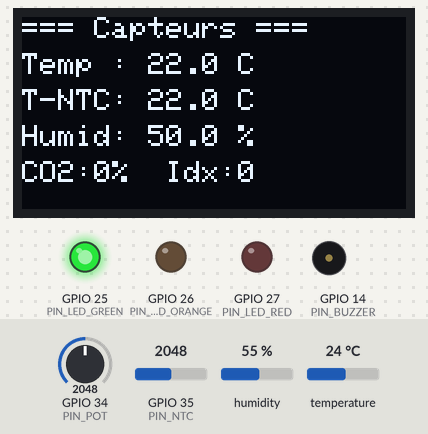
Bench run of a sketch on a simulated ESP32. Parts: 128×64 one-colour display, output pins drawn as LEDs (lit = HIGH), buzzer (waves = sounding, pin HIGH). Inputs (shaded band) come from the test bench; at power-on: humidity 55 %, GPIO 34 (PIN_POT) = 2048, GPIO 35 (PIN_NTC) = 2048, temperature 24 °C. WiFi joins after 1.5 s; servers stay silent unless stated; what the sketch prints to the serial monitor is not drawn.

Above: at 2.6 s.
2.7 s: humidity set to 31 %
At 6.6 s:
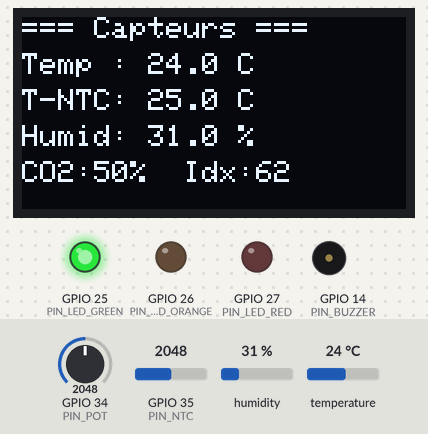
7.5 s: humidity set to 28 %
At 10.1 s:
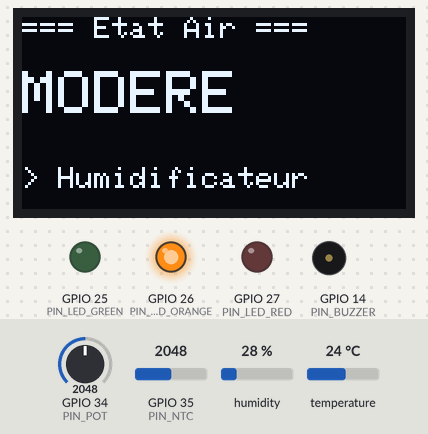
13.5 s: GPIO 34 (PIN_POT) set to 2866
At 15.9 s:
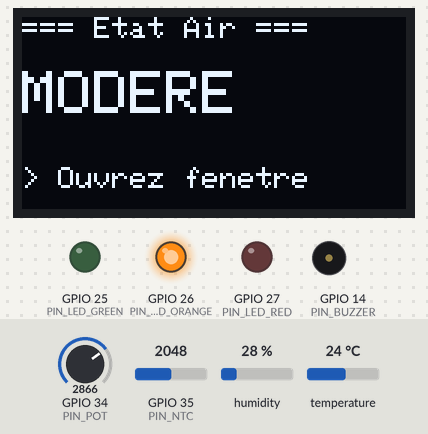
19.5 s: GPIO 35 (PIN_NTC) set to 3253
At 25.1 s:
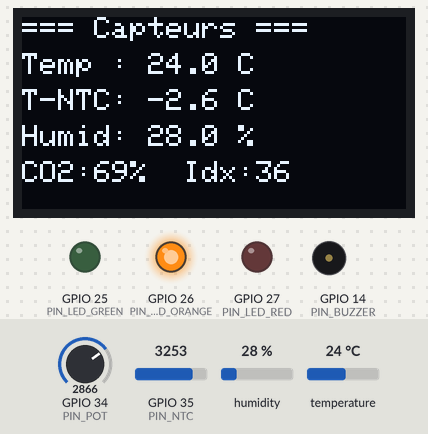
25.5 s: GPIO 35 (PIN_NTC) set to 3330
At 27.4 s:
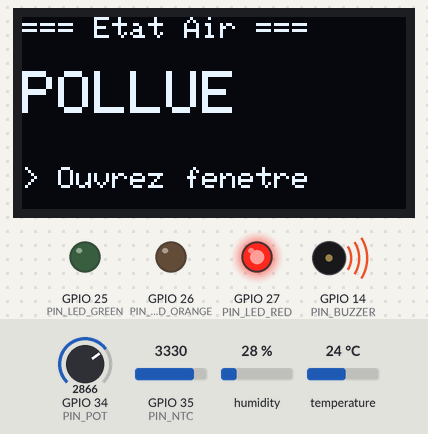
28.5 s: temperature set to 24.4 °C
31.3 s: temperature set to 25.5 °C
At 32.0 s:
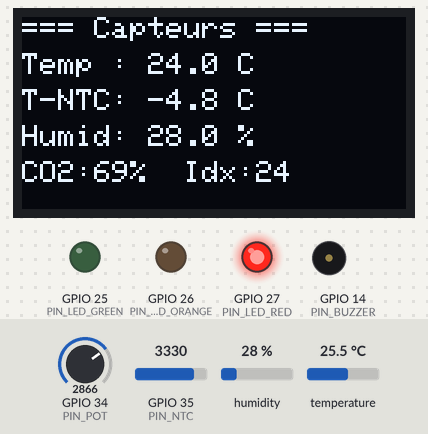
Timing chart, 0 to 34.3 s (numbered marks = the images above; inputs shaded):
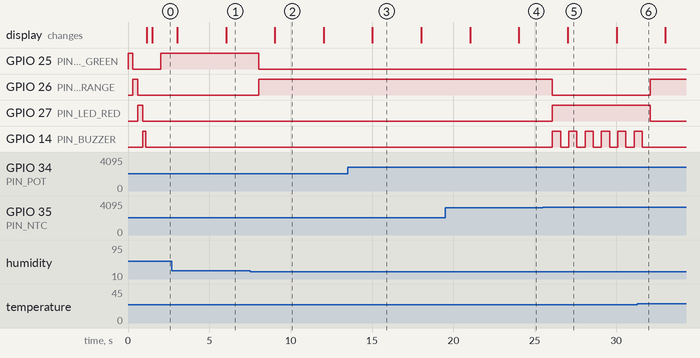

The sketch:

sketch.ino
```cpp
/* =====================================================================
   PROJET 5 - Surveillance de qualite de l'air interieur
   ESP32 DevKit C v4 + Wokwi + Blynk (Wi-Fi simule Wokwi-GUEST)
   Capteurs : DHT22, Potentiometre (CO2 simule), NTC (T secondaire)
   Sorties  : OLED SSD1306, 3 LEDs (vert/orange/rouge), Buzzer
   ===================================================================== */

// ---- Blynk (doit etre AVANT les includes Blynk) ----
// IMPORTANT : remplacez par vos propres identifiants Blynk.
#define BLYNK_TEMPLATE_ID   "YOUR_TEMPLATE_ID"
#define BLYNK_TEMPLATE_NAME "YOUR_TEMPLATE_NAME"
#define BLYNK_AUTH_TOKEN    "YOUR_BLYNK_AUTH_TOKEN"
#define BLYNK_PRINT Serial

#include <WiFi.h>
#include <BlynkSimpleEsp32.h>
#include <DHT.h>
#include <Adafruit_SSD1306.h>
#include <Adafruit_GFX.h>
#include <Wire.h>
#include <math.h>

// ============================================================
// PIN DEFINITIONS (conformes au cahier de charge)
// ============================================================
#define PIN_DHT         4
#define PIN_POT         34
#define PIN_NTC         35
#define PIN_LED_GREEN   25   // air sain
#define PIN_LED_ORANGE  26   // qualite moderee
#define PIN_LED_RED     27   // air pollue
#define PIN_BUZZER      14   // alerte critique

#define DHT_TYPE DHT22
DHT dht(PIN_DHT, DHT_TYPE);

#define SCREEN_WIDTH  128
#define SCREEN_HEIGHT  64
Adafruit_SSD1306 display(SCREEN_WIDTH, SCREEN_HEIGHT, &Wire, -1);

// ---- Wi-Fi simule Wokwi ----
char ssid[] = "Wokwi-GUEST";
char pass[] = "";

// ---- NTC ----
const float NTC_BETA = 3950.0;   // coefficient Beta du thermistor Wokwi

// ---- Variables d'etat ----
float temperature  = 22.0;   // T DHT22 (principale)
float tempNTC      = 22.0;   // T NTC   (secondaire)
float humidity     = 50.0;
int   co2Index     = 0;      // 0-100 (potentiometre)
float globalIndex  = 0;      // indice global pondere
int   airQuality   = 0;      // 0=sain 1=modere 2=pollue
int   lastAirQuality = 0;

// ---- Timers (millis, jamais delay dans loop) ----
unsigned long lastSensorRead   = 0;
unsigned long lastScreenSwitch = 0;
unsigned long lastBuzzerToggle = 0;
unsigned long lastBlynkSend    = 0;
unsigned long pollueStartTime  = 0;   // instant d'entree en etat pollue
bool          pollueNotified30 = false;

int  currentScreen = 0;
int  lastScreen    = -1;
bool buzzerState   = false;

// ---- Compteur de temps par etat (Extension : temps/jour) ----
unsigned long stateSeconds[3] = {0, 0, 0};

/* -------------------------------------------------------------
   setup : initialise capteurs, OLED, broches et Wi-Fi/Blynk.
   La connexion Blynk est NON bloquante : la boucle tourne meme
   si le serveur Blynk est lent ou injoignable.
   params : aucun | retour : void
   ------------------------------------------------------------- */
void setup() {
  Serial.begin(115200);
  Serial.println("=== SETUP START ===");

  pinMode(PIN_LED_GREEN,  OUTPUT);
  pinMode(PIN_LED_ORANGE, OUTPUT);
  pinMode(PIN_LED_RED,    OUTPUT);
  pinMode(PIN_BUZZER,     OUTPUT);

  // Test rapide des sorties (delay autorise UNIQUEMENT dans setup)
  digitalWrite(PIN_LED_GREEN, HIGH);  delay(300); digitalWrite(PIN_LED_GREEN, LOW);
  digitalWrite(PIN_LED_ORANGE, HIGH); delay(300); digitalWrite(PIN_LED_ORANGE, LOW);
  digitalWrite(PIN_LED_RED, HIGH);    delay(300); digitalWrite(PIN_LED_RED, LOW);
  digitalWrite(PIN_BUZZER, HIGH);     delay(200); digitalWrite(PIN_BUZZER, LOW);

  dht.begin();

  Wire.begin(21, 22);
  if (!display.begin(SSD1306_SWITCHCAPVCC, 0x3C)) {
    Serial.println("OLED not found!");
    while (true);
  }
  display.clearDisplay();
  display.setTextSize(1);
  display.setTextColor(SSD1306_WHITE);
  display.setCursor(10, 20); display.println("Air Quality Monitor");
  display.setCursor(30, 40); display.println("Demarrage...");
  display.display();

  // Connexion Wi-Fi + Blynk NON bloquante
  WiFi.begin(ssid, pass);
  Blynk.config(BLYNK_AUTH_TOKEN);
  Blynk.connect(5000);   // 5s max puis on continue quoi qu'il arrive

  Serial.println("=== SETUP DONE ===");
}

/* -------------------------------------------------------------
   readNTC : lit le thermistor NTC et convertit en degres C.
   params : aucun | retour : float (temperature en C)
   ------------------------------------------------------------- */
float readNTC() {
  int raw = analogRead(PIN_NTC);
  if (raw <= 0)    raw = 1;       // protection division
  if (raw >= 4095) raw = 4094;
  float celsius = 1.0 / (log(1.0 / (4095.0 / raw - 1.0)) / NTC_BETA
                  + 1.0 / 298.15) - 273.15;
  return celsius;
}

/* -------------------------------------------------------------
   readSensors : lit DHT22, NTC et potentiometre (CO2 simule).
   Gere les valeurs invalides (NaN) du DHT22.
   params : aucun | retour : void
   ------------------------------------------------------------- */
void readSensors() {
  float t = dht.readTemperature();
  float h = dht.readHumidity();
  if (!isnan(t)) temperature = t;     // garde derniere valeur valide
  if (!isnan(h)) humidity    = h;

  tempNTC = readNTC();

  int rawPot = analogRead(PIN_POT);
  co2Index = map(rawPot, 0, 4095, 0, 100);

  Serial.printf("T:%.1f T_NTC:%.1f H:%.1f CO2:%d Idx:%.0f Etat:%d\n",
                temperature, tempNTC, humidity, co2Index, globalIndex, airQuality);
}

/* -------------------------------------------------------------
   calculateIndex : calcule l'indice global pondere
   T(30%) + HR(30%) + CO2(40%) et determine l'etat (0/1/2).
   La temperature utilisee = moyenne DHT22 + NTC (capteur secondaire).
   params : aucun | retour : void
   ------------------------------------------------------------- */
void calculateIndex() {
  float tMoy = (temperature + tempNTC) / 2.0;   // utilisation du NTC

  float tScore;
  if (tMoy < 10 || tMoy > 35)       tScore = 0;
  else if (tMoy < 16 || tMoy > 28)  tScore = 40;
  else if (tMoy < 18 || tMoy > 24)  tScore = 70;
  else                              tScore = 100;

  float hScore;
  if (humidity < 20 || humidity > 80)      hScore = 0;
  else if (humidity < 30 || humidity > 70) hScore = 40;
  else if (humidity < 40 || humidity > 60) hScore = 70;
  else                                     hScore = 100;

  float co2Score = 100 - co2Index;

  globalIndex = (tScore * 0.30) + (hScore * 0.30) + (co2Score * 0.40);
  globalIndex = constrain(globalIndex, 0, 100);

  if (globalIndex >= 60)      airQuality = 0;   // sain
  else if (globalIndex >= 30) airQuality = 1;   // modere
  else                        airQuality = 2;   // pollue
}

/* -------------------------------------------------------------
   updateLEDs : allume la LED correspondant a l'etat courant.
   params : aucun | retour : void
   ------------------------------------------------------------- */
void updateLEDs() {
  digitalWrite(PIN_LED_GREEN,  airQuality == 0);
  digitalWrite(PIN_LED_ORANGE, airQuality == 1);
  digitalWrite(PIN_LED_RED,    airQuality == 2);
}

/* -------------------------------------------------------------
   updateBuzzer : fait sonner le buzzer (intermittent) seulement
   en etat critique (pollue) ; silencieux sinon.
   params : aucun | retour : void
   ------------------------------------------------------------- */
void updateBuzzer() {
  if (airQuality == 2) {
    if (millis() - lastBuzzerToggle >= 500) {
      buzzerState = !buzzerState;
      digitalWrite(PIN_BUZZER, buzzerState);
      lastBuzzerToggle = millis();
    }
  } else {
    digitalWrite(PIN_BUZZER, LOW);
    buzzerState = false;
  }
}

/* -------------------------------------------------------------
   getAdvice : retourne un conseil contextuel (Extension).
   params : aucun | retour : const char* (texte conseil)
   ------------------------------------------------------------- */
const char* getAdvice() {
  if (co2Index > 60) return "Ouvrez fenetre";
  if (humidity < 30) return "Humidificateur";
  if (humidity > 70) return "Trop humide";
  return "Air confortable";
}

/* -------------------------------------------------------------
   showScreen1 : ecran OLED des valeurs brutes
   ------------------------------------------------------------- */
void showScreen1() {
  display.clearDisplay();
  display.setTextSize(1);
  display.setCursor(0, 0);  display.println("=== Capteurs ===");
  display.setCursor(0, 12); display.printf("Temp : %.1f C", temperature);
  display.setCursor(0, 24); display.printf("T-NTC: %.1f C", tempNTC);
  display.setCursor(0, 36); display.printf("Humid: %.1f %%", humidity);
  display.setCursor(0, 48); display.printf("CO2:%d%%  Idx:%.0f", co2Index, globalIndex);
  display.display();
}

/* -------------------------------------------------------------
   showScreen2 : ecran OLED de l'etat global + conseil contextuel
   ------------------------------------------------------------- */
void showScreen2() {
  display.clearDisplay();
  display.setTextSize(1);
  display.setCursor(0, 0); display.println("=== Etat Air ===");
  display.setTextSize(2);
  display.setCursor(0, 18);
  if      (airQuality == 0) display.println("SAIN");
  else if (airQuality == 1) display.println("MODERE");
  else                      display.println("POLLUE");
  display.setTextSize(1);
  display.setCursor(0, 50); display.print("> "); display.println(getAdvice());
  display.display();
}

/* -------------------------------------------------------------
   updateDisplay : alterne les 2 ecrans OLED toutes les 3 secondes.
   params : aucun | retour : void
   ------------------------------------------------------------- */
void updateDisplay() {
  if (millis() - lastScreenSwitch >= 3000) {
    currentScreen = !currentScreen;
    lastScreenSwitch = millis();
    lastScreen = -1;
  }
  if (currentScreen != lastScreen) {
    if (currentScreen == 0) showScreen1();
    else                    showScreen2();
    lastScreen = currentScreen;
  }
}

/* -------------------------------------------------------------
   sendToBlynk : envoie les mesures vers Blynk (V0-V4).
   V0=Temp V1=Humid V2=CO2 V3=IndiceGlobal V4=LED couleur d'etat
   params : aucun | retour : void
   ------------------------------------------------------------- */
void sendToBlynk() {
  if (!Blynk.connected()) return;   // gestion Wi-Fi / serveur perdu

  Blynk.virtualWrite(V0, temperature);
  Blynk.virtualWrite(V1, humidity);
  Blynk.virtualWrite(V2, co2Index);
  Blynk.virtualWrite(V3, globalIndex);

  const char* color = (airQuality == 0) ? "#23C48E"     // vert
                    : (airQuality == 1) ? "#ED9D00"     // orange
                                        : "#D3435C";    // rouge
  Blynk.setProperty(V4, "color", color);
  Blynk.virtualWrite(V4, 255);
}

/* -------------------------------------------------------------
   handleNotifications : alertes Blynk a l'entree en etat pollue,
   2eme alerte si pollue depuis plus de 30 minutes.
   params : aucun | retour : void
   ------------------------------------------------------------- */
void handleNotifications() {
  if (airQuality == 2 && lastAirQuality != 2) {
    pollueStartTime  = millis();
    pollueNotified30 = false;
    Blynk.logEvent("air_pollue", "Alerte : air interieur POLLUE !");
  }
  if (airQuality == 2 && !pollueNotified30 &&
      (millis() - pollueStartTime >= 30UL * 60UL * 1000UL)) {
    Blynk.logEvent("air_pollue", "Air pollue depuis plus de 30 minutes !");
    pollueNotified30 = true;
  }
  lastAirQuality = airQuality;
}

/* -------------------------------------------------------------
   loop : boucle principale non bloquante (millis, jamais delay).
   ------------------------------------------------------------- */
void loop() {
  Blynk.run();

  if (millis() - lastSensorRead >= 2000) {
    readSensors();
    calculateIndex();
    updateLEDs();
    handleNotifications();
    stateSeconds[airQuality] += 2;            // ~2s par cycle (Extension)
    lastSensorRead = millis();
  }

  if (millis() - lastBlynkSend >= 2000) {
    sendToBlynk();
    lastBlynkSend = millis();
  }

  updateBuzzer();
  updateDisplay();
}
```

Measured:
- the behaviour switches between 30 and 29 % on humidity (found by bisection; images 1 and 2)
- the behaviour switches between 3302 and 3303 on GPIO 35 (PIN_NTC) (found by bisection; images 4 and 5)
- the behaviour switches between 24.7 and 24.8 °C on temperature (found by bisection; images 5 and 6)
- after the input at 7.5 s, GPIO 25 (PIN_LED_GREEN): HIGH → LOW after 0.54 s; GPIO 26 (PIN_LED_ORANGE): LOW → HIGH after 0.54 s; the display: changes after 1.5 s (image 2)
- after the input at 13.5 s, the display: changes after 1.5 s (image 3)
- after the input at 19.5 s, the display: first differs from a run without the input after 4.5 s (image 4)
- after the input at 25.5 s, GPIO 26 (PIN_LED_ORANGE): HIGH → LOW after 0.59 s; GPIO 27 (PIN_LED_RED): LOW → HIGH after 0.59 s; GPIO 14 (PIN_BUZZER): alternates HIGH for 0.50 s and LOW for 0.50 s, starting after 0.59 s; the display: changes after 1.5 s (image 5)
- after the input at 31.3 s, GPIO 26 (PIN_LED_ORANGE): LOW → HIGH after 0.81 s; GPIO 27 (PIN_LED_RED): HIGH → LOW after 0.81 s; GPIO 14 (PIN_BUZZER): goes on until 31.6 s, then stays LOW
